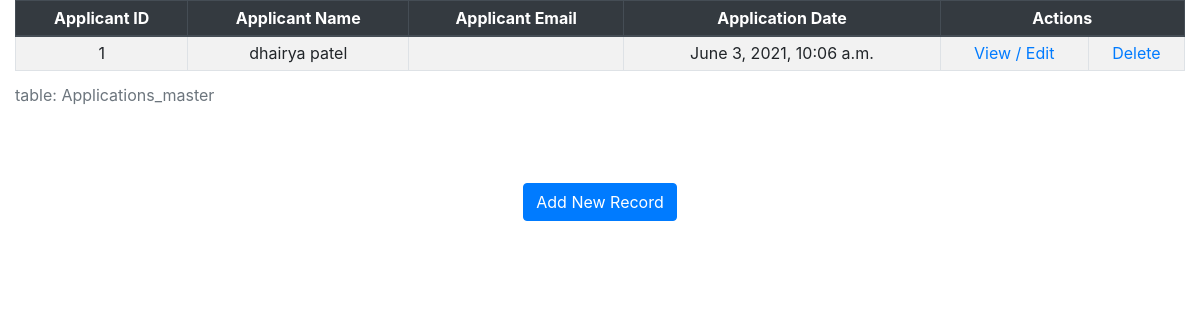
/showApplicants/, run on an earlier commit of the app's database.
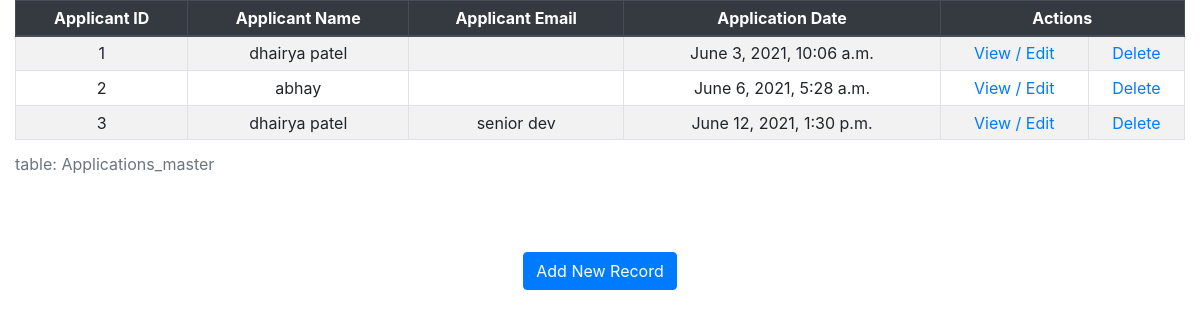
And on a later commit of the database.
### jobform/models.py (models this page shows)
class JobApplication(models.Model):
    fname = models.CharField(max_length=200, blank=True)
    lname = models.CharField(max_length=200, blank=True)
    designation = models.CharField(max_length=200, blank=True)
    address = models.CharField(max_length=200, blank=True)
    mail = models.EmailField(max_length=254)
    city = models.CharField(max_length=200, blank=True)
    phone = models.CharField(max_length=200, blank=True)
    gender = models.CharField(max_length=200, blank=True)
    zip = models.CharField(max_length=200, blank=True)
    relation_status = models.CharField(max_length=200, blank=True)
    dob = models.CharField(max_length=200, null=True)
    ssc_board_name = models.CharField(max_length=200, blank=True)
    ssc_year = models.CharField(max_length=200, blank=True)
    ssc_score = models.CharField(max_length=200, blank=True)
    hsc_dip_board_name = models.CharField(max_length=200, blank=True)
    hsc_dip_year = models.CharField(max_length=200, blank=True)
    hsc_dip_score = models.CharField(max_length=200, blank=True)
    bachelor_course_name = models.CharField(max_length=200, blank=True)
    bachelor_uni_name = models.CharField(max_length=200, blank=True)
    bachelor_year = models.CharField(max_length=200, blank=True)
    bachelor_score = models.CharField(max_length=200, blank=True)
    master_course_name = models.CharField(max_length=200, blank=True)
    master_uni_name = models.CharField(max_length=200, blank=True)
    master_year = models.CharField(max_length=200, blank=True)
    master_score = models.CharField(max_length=200, blank=True)
    workexp_company1_name = models.CharField(max_length=200, blank=True)
    workexp_company1_designation = models.CharField(max_length=200, blank=True)
    workexp_company1_start_date = models.CharField(max_length=200, blank=True)
    workexp_company1_end_date = models.CharField(max_length=200, blank=True)
    workexp_company2_name = models.CharField(max_length=200, blank=True)
    workexp_company2_designation = models.CharField(max_length=200, blank=True)
    workexp_company2_start_date = models.CharField(max_length=200, blank=True)
    workexp_company2_end_date = models.CharField(max_length=200, blank=True)
    workexp_company3_name = models.CharField(max_length=200, blank=True)
    workexp_company3_designation = models.CharField(max_length=200, blank=True)
    workexp_company3_start_date = models.CharField(max_length=200, blank=True)
    workexp_company3_end_date = models.CharField(max_length=200, blank=True)
    Language1 = models.CharField(max_length=200, blank=True)
    Language1_read = models.CharField(max_length=200, blank=True)
    Language1_write = models.CharField(max_length=200, blank=True)
    Language1_speak = models.CharField(max_length=200, blank=True)
    Language2 = models.CharField(max_length=200, blank=True)
    Language2_read = models.CharField(max_length=200, blank=True)
    Language2_write = models.CharField(max_length=200, blank=True)
    Language2_speak = models.CharField(max_length=200, blank=True)
    Language3 = models.CharField(max_length=200, blank=True)
    Language3_Read = models.CharField(max_length=200, blank=True)
    Language3_Write = models.CharField(max_length=200, blank=True)
    Language3_Speak = models.CharField(max_length=200, blank=True)
    PHP = models.CharField(max_length=200, blank=True)
    beginnerPHP = models.CharField(max_length=200, blank=True)
    MideatorPHP = models.CharField(max_length=200, blank=True)
    ExpertPHP = models.CharField(max_length=200, blank=True)
    MYSQL = models.CharField(max_length=200, blank=True)
    BeginnerMYSQL = models.CharField(max_length=200, blank=True)
    MideatorMYSQL = models.CharField(max_length=200, blank=True)
    ExpertMYSQL = models.CharField(max_length=200, blank=True)
    Laravel = models.CharField(max_length=200, blank=True)
    BeginnerLaravel = models.CharField(max_length=200, blank=True)
    MideatorLaravel = models.CharField(max_length=200, blank=True)
    ExpertLaravel = models.CharField(max_length=200, blank=True)
    Oracle = models.CharField(max_length=200, blank=True)
    BeginnerOracle = models.CharField(max_length=200, blank=True)
    MideatorOracle = models.CharField(max_length=200, blank=True)
    ExpertOracle = models.CharField(max_length=200, blank=True)
    ref_name1 = models.CharField(max_length=200, blank=True)
    ref_contact1 = models.CharField(max_length=200, blank=True)
    ref_relation1 = models.CharField(max_length=200, blank=True)
    ref_name2 = models.CharField(max_length=200, blank=True)
    ref_contact2 = models.CharField(max_length=200, blank=True)
    ref_relation2 = models.CharField(max_length=200, blank=True)
    location1 = models.CharField(max_length=200, blank=True)
    location2 = models.CharField(max_length=200, blank=True)
    location3 = models.CharField(max_length=200, blank=True)
    noticeperiod = models.CharField(max_length=200, blank=True)
    expectedCTC = models.CharField(max_length=200, blank=True)
    currentCTC = models.CharField(max_length=200, blank=True)
    Department = models.CharField(max_length=200, null=True)
    date_submitted = models.DateTimeField(auto_now_add=True)
    class Meta:
        db_table = "Applications_master"

### jobform/views.py (the view)
# urls.py: path('showApplicants/', views.showApplications),
def showApplications(request):
    applications = JobApplication.objects.all()
    return render(request, "showApplication.html", {'application': applications})

### jobform/templates/showApplication.html (shortened to what this page needs)
<!DOCTYPE html>
<html lang="en">
<head>
    <link rel="stylesheet" href="https://cdn.jsdelivr.net/npm/bootstrap@4.6.0/dist/css/bootstrap.min.css">
</head>
<body>
    <div class="container-fluid">
    <table class="table table-striped table-bordered table-sm table-hover text-sm-center">
        <caption>table: Applications_master</caption>
        <thead class="thead-dark">
            <tr>
                <th>Applicant ID</th>
                <th>Applicant Name</th>
                <th>Applicant Email</th>
                <th>Application Date</th>
                <th colspan="2">Actions</th>
            </tr>
        </thead>
        <tbody>
            {% for i in application %}
            <tr>
                <td>{{ i.id }}</td>
                <td>{{ i.fname }} {{ i.lname }}</td>
                <td>{{ i.designation }}</td>
                <td>{{ i.date_submitted }}
                <td>
                    <a href="/editApplication/{{ i.id }}">View / Edit</a>
                </td>
                <td><a href="/deleteApplication/{{ i.id }}">Delete</a></td>
            </tr>
            {% endfor %}
        </tbody>
    </table>
    <br>
    <br>
    <center><a href="/jobApplication" class="btn btn-primary">Add New Record</a></center>
</div>
</body>
</html>

What changed in the data, as far as the page shows it:
added JobApplication: id "2", fname "abhay", date_submitted "June 6, 2021, 5:28 a.m."
added JobApplication: id "3", fname "dhairya", lname "patel", designation "senior dev", date_submitted "June 12, 2021, 1:30 p.m."
